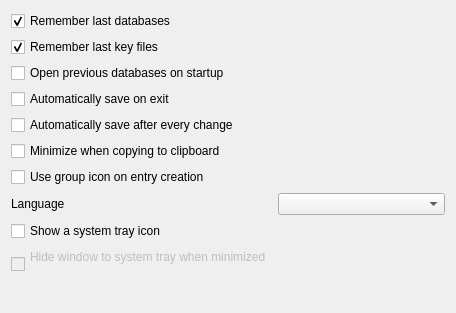
<?xml version="1.0" encoding="UTF-8"?>
<ui version="4.0">
	<class>SettingsWidgetGeneral</class>
	<widget class="QWidget" name="SettingsWidgetGeneral">
		<property name="geometry">
			<rect>
				<x>0</x>
				<y>0</y>
				<width>456</width>
				<height>313</height>
			</rect>
		</property>
		<layout class="QFormLayout" name="formLayout">
			<property name="fieldGrowthPolicy">
				<enum>QFormLayout::AllNonFixedFieldsGrow</enum>
			</property>
			<item row="0" column="0">
				<widget class="QCheckBox" name="rememberLastDatabasesCheckBox">
					<property name="text">
						<string>Remember last databases</string>
					</property>
					<property name="checked">
						<bool>true</bool>
					</property>
				</widget>
			</item>
			<item row="1" column="0">
				<widget class="QCheckBox" name="rememberLastKeyFilesCheckBox">
					<property name="text">
						<string>Remember last key files</string>
					</property>
					<property name="checked">
						<bool>true</bool>
					</property>
				</widget>
			</item>
			<item row="2" column="0">
				<widget class="QCheckBox"
					name="openPreviousDatabasesOnStartupCheckBox">
					<property name="text">
						<string>Open previous databases on startup</string>
					</property>
				</widget>
			</item>
			<item row="3" column="0">
				<widget class="QCheckBox" name="autoSaveOnExitCheckBox">
					<property name="text">
						<string>Automatically save on exit</string>
					</property>
				</widget>
			</item>
			<item row="4" column="0">
				<widget class="QCheckBox"
					name="autoSaveAfterEveryChangeCheckBox">
					<property name="text">
						<string>Automatically save after every change</string>
					</property>
				</widget>
			</item>
			<item row="5" column="0">
				<widget class="QCheckBox" name="minimizeOnCopyCheckBox">
					<property name="text">
						<string>Minimize when copying to clipboard</string>
					</property>
				</widget>
			</item>
			<item row="6" column="0">
				<widget class="QCheckBox"
					name="useGroupIconOnEntryCreationCheckBox">
					<property name="text">
						<string>Use group icon on entry creation</string>
					</property>
				</widget>
			</item>
			<item row="8" column="0">
				<widget class="QLabel" name="languageLabel">
					<property name="text">
						<string>Language</string>
					</property>
				</widget>
			</item>
			<item row="8" column="1">
				<widget class="QComboBox" name="languageComboBox"/>
			</item>
			<item row="9" column="0">
				<widget class="QCheckBox" name="systrayShowCheckBox">
					<property name="text">
						<string>Show a system tray icon</string>
					</property>
				</widget>
			</item>
			<item row="10" column="0">
				<widget class="QCheckBox" name="systrayMinimizeToTrayCheckBox">
					<property name="enabled">
						<bool>false</bool>
					</property>
					<property name="text">
						<string>Hide window to system tray when minimized
						</string>
					</property>
				</widget>
			</item>
		</layout>
	</widget>
	<customwidgets>
		<customwidget>
			<class>ShortcutWidget</class>
			<extends>QLineEdit</extends>
		</customwidget>
	</customwidgets>
	<tabstops>
		<tabstop>rememberLastDatabasesCheckBox</tabstop>
		<tabstop>rememberLastKeyFilesCheckBox</tabstop>
		<tabstop>openPreviousDatabasesOnStartupCheckBox</tabstop>
		<tabstop>autoSaveOnExitCheckBox</tabstop>
		<tabstop>autoSaveAfterEveryChangeCheckBox</tabstop>
		<tabstop>minimizeOnCopyCheckBox</tabstop>
	</tabstops>
	<resources/>
	<connections/>
</ui>
